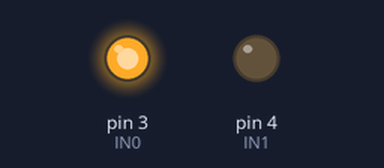
Recording of a sketch running on a simulated Arduino Uno, built with avr-gcc and run on an emulated ATmega328P. On the bench: output pins drawn as LEDs (lit = HIGH).

Above: at 1.0 s.
At 3.0 s:
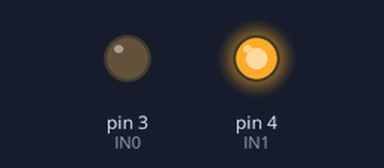
Timing chart, 0 to 5.2 s (numbered marks = the images above):
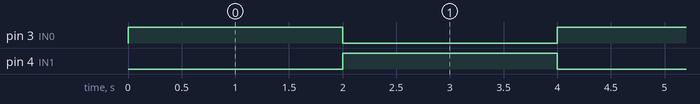

Measured:
- by itself, pin 3 (IN0), pin 4 (IN1): alternates HIGH for 2.0 s and LOW for 2.0 s

The sketch:

H-bridge.ino
```cpp
const int IN0 = 3;
const int IN1 = 4;

void setup() {
  pinMode(IN0, OUTPUT);
  pinMode(IN1, OUTPUT);
}

void loop() {
  rotateClockwise();
  delay(2000);
  rotateCounterclockwise();
  delay(2000);
}

void rotateClockwise() {
  digitalWrite(IN0, HIGH);
  digitalWrite(IN1, LOW);
}

void rotateCounterclockwise() {
  digitalWrite(IN0, LOW);
  digitalWrite(IN1, HIGH);
}
```
